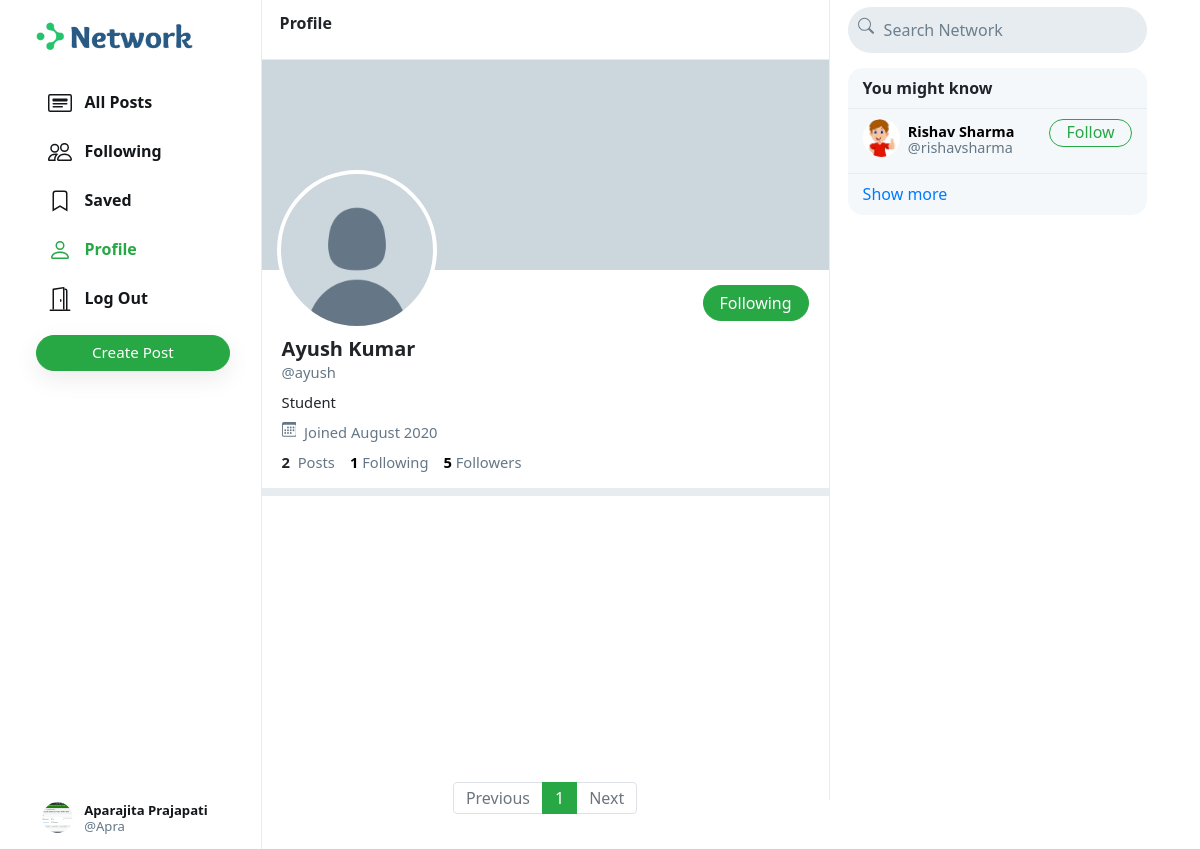
The app's page /ayush (signed in) with its own data.
### network/models.py (models this page shows, shortened)
class User(AbstractUser):
    profile_pic = models.ImageField(upload_to='profile_pic/')
    bio = models.TextField(max_length=160, blank=True, null=True)
    cover = models.ImageField(upload_to='covers/', blank=True)

### network/views.py (the view)
# urls.py: path("<str:username>", views.profile, name='profile'),
def profile(request, username):
    user = User.objects.get(username=username)
    all_posts = Post.objects.filter(creater=user).order_by('-date_created')
    paginator = Paginator(all_posts, 10)
    page_number = request.GET.get('page')
    if page_number == None:
        page_number = 1
    posts = paginator.get_page(page_number)
    followings = []
    suggestions = []
    follower = False
    if request.user.is_authenticated:
        followings = Follower.objects.filter(followers=request.user).values_list('user', flat=True)
        suggestions = User.objects.exclude(pk__in=followings).exclude(username=request.user.username).order_by("?")[:6]
        if request.user in Follower.objects.get(user=user).followers.all():
            follower = True
    follower_count = Follower.objects.get(user=user).followers.all().count()
    following_count = Follower.objects.filter(followers=user).count()
    return render(request, 'network/profile.html', {
        "username": user,
        "posts": posts,
        "posts_count": all_posts.count(),
        "suggestions": suggestions,
        "page": "profile",
        "is_follower": follower,
        "follower_count": follower_count,
        "following_count": following_count
    })

### network/templates/network/profile.html (shortened to what this page needs)
{% extends 'network/index.html' %}
{% load static %}
{% block profile %}
    <div class="profile-view" data-user="{{username.username}}">
        <div class="cover-image" style="background-image: url(/media/{{username.cover}})"></div>
        <div class="profile-image" style="background-image: url(/media/{{username.profile_pic}})"></div>
        <div class="profile-details">
            <div>
                {% if user.username == username.username %}
                    <button class="btn btn-outline-success float-right" id="edit-profile-btn">Edit Profile</button>
                {% elif is_follower %}
                    <button class="btn btn-success float-right" onclick="unfollow_user(this,'{{username.username}}','edit_page')" id="following-btn">Following</button>
                {% else %}
                    <button class="btn btn-outline-success float-right" onclick="follow_user(this,'{{username.username}}','edit_page')" id="follow-btn">Follow</button>
                {% endif %}
            </div>
            <div class="details-data">
                <h5>{{username.first_name}} {{username.last_name}}</h5>
                <div class="grey">@{{username.username}}</div>
                <div class="bio">
                    {% if username.bio is not None %}
                        {{username.bio}}
                    {% endif %}
                </div>
                <div class="grey" style="padding: 8px 0px;">
                    &nbsp;Joined {{username.date_joined | date:"F Y"}}
                </div>
                <div>
                    <strong>
                        {{posts_count}}
                    </strong>
                    &nbsp;<span class="grey">Posts</span>
                    <a href="#">
                        <strong id="following__count">{{following_count | default:0}}</strong>&nbsp;<span class="grey">Following</span>
                    </a>
                    <a href="#">
                        <strong id="follower__count">{{follower_count | default:0}}</strong>&nbsp;<span class="grey">Followers</span>
                    </a>
                </div>
            </div>
        </div>
    </div>
    <div class="space"></div>
{% endblock %}

### network/templates/network/index.html (shortened to what this page needs)
{% extends "network/layout.html" %}
{% load static %}
{% block body %}
    <div class="main-div">
        <div class="left-div">
            <nav class="head heading">
                {% if page == 'all_posts' %}
                    All Posts
                {% elif page == 'following' %}
                    Following
                {% elif page == 'saved' %}
                    Saved
                {% elif page == 'profile' %}
                    Profile
                {% else %}
                    Explore
                {% endif %}
            </nav>
            <div class="left-div-content">
                <div class="posts-view">
                    {% block profile %}
                    {% endblock %}
                    <div class="main-div-content">
                        <nav aria-label="Page navigation example" class="pagination-bar">
                            <ul class="pagination justify-content-center">
                                {% if posts.has_previous %}
                                    <li class="page-item">
                                        <a class="page-link" href="?page={{ posts.previous_page_number | default:1}}" tabindex="-1" aria-disabled="true">Previous</a>
                                    </li>
                                {% else %}
                                    <li class="page-item disabled">
                                        <a class="page-link" href="" tabindex="-1" aria-disabled="true">Previous</a>
                                    </li>
                                {% endif %}
                                {% for each in posts.paginator.page_range %}
                                    {% if each == posts.number %}
                                        <li class="page-item active"><a class="page-link" href="?page={{each}}">{{each}}</a></li>
                                    {% else %}
                                        <li class="page-item"><a class="page-link" href="?page={{each}}">{{each}}</a></li>
                                    {% endif %}
                                {% endfor %}
                                {% if posts.has_next %}
                                    <li class="page-item">
                                        <a class="page-link" href="?page={{ posts.next_page_number }}">Next</a>
                                    </li>
                                {% else %}
                                    <li class="page-item disabled">
                                        <a class="page-link" href="">Next</a>
                                    </li>
                                {% endif %}
                            </ul>
                          </nav>
                    </div>
                </div>
            </div>
        </div>
    </div>
{% endblock %}

### network/templates/network/layout.html (shortened to what this page needs)
{% load static %}
<!DOCTYPE html>
<html lang="en">
    <head>
        <link rel="stylesheet" href="https://stackpath.bootstrapcdn.com/bootstrap/4.4.1/css/bootstrap.min.css">
        <link href="{% static 'network/styles.css' %}" rel="stylesheet">
    </head>
    <body>
        <div class="body" data-page="{{page}}">
            <div class="sidenav">
                <a href="{% url 'index' %}" class="navbar-brand">
                    <img src="{% static 'network/Images/logo.png' %}" height="31px">
                </a>
                <div style="height: 100%;">
                    <div>
                        <div>
                            <ul>
                                <li class="nav-item" id="all_posts">
                                <a href="{% url 'index' %}" class="nav-link">
                                    <div>
                                        &nbsp;&nbsp;All Posts
                                    </div>
                                </a>
                                </li>
                                {% if user.is_authenticated %}
                                    <li class="nav-item" id="following">
                                        <a href="{% url 'following' %}" class="nav-link">
                                            <div>
                                                &nbsp;&nbsp;Following
                                            </div>
                                        </a>
                                    </li>
                                    <li class="nav-item" id="saved">
                                        <a href="{% url 'saved' %}" class="nav-link">
                                            <div>
                                                <svg width="1.5em" height="1.5em" viewBox="0 0 16 16" class="bi bi-bookmark" fill="currentColor" xmlns="http://www.w3.org/2000/svg">
                                                    <path fill-rule="evenodd" d="M8 12l5 3V3a2 2 0 0 0-2-2H5a2 2 0 0 0-2 2v12l5-3zm-4 1.234l4-2.4 4 2.4V3a1 1 0 0 0-1-1H5a1 1 0 0 0-1 1v10.234z"/>
                                                  </svg>
                                                &nbsp;&nbsp;Saved
                                            </div>
                                        </a>
                                    </li>
                                    <li class="nav-item" id="profile">
                                        <a href="{% url 'profile' user.username %}" class="nav-link">
                                            <div>
                                                &nbsp;&nbsp;Profile
                                            </div>
                                        </a>
                                    </li>
                                    <li class="nav-item" id="logout">
                                        <a href="{% url 'logout' %}" class="nav-link">
                                            <div>
                                                &nbsp;&nbsp;Log Out
                                            </div>
                                        </a>
                                    </li>
                                {% endif %}
                            </ul>
                        </div>
                        {% if user.is_authenticated %}
                            <button id="popup-btn" class="btn btn-success new-post-btn" onclick="createpost()">Create Post</button>
                        {% endif %}
                    </div>
                    <div style="position: absolute; bottom: 10px;">
                        {% if user.is_authenticated %}
                            <li class="nav-item sidenav-user">
                                <a href="{% url 'profile' user.username %}" class="nav-link">
                                    <div class="user_account">
                                        <div class="small-profilepic" style="float: left; background-image: url(/media/{{user.profile_pic}})"></div>
                                        <div style="height: 2.7vw; margin: auto;">
                                            <div style="margin-top: 4px;"><strong>{{user.first_name}} {{user.last_name}}</strong></div>
                                            <div class="grey" style="margin-top: 4px;">@{{ user.username }}</div>
                                        </div>
                                    </div>
                                </a>
                            </li>
                        {% endif %}
                    </div>
                </div>
            </div>
            {% block body %}
            {% endblock %}
            <div class="right-div">
                <nav class="head">
                    <form action="#">
                        <div class="search-div">
                            <div>
                            </div>
                            <input type="text" name="query" id="search-box" placeholder="Search Network">
                        </div>
                    </form>
                </nav>
                <div class='right-div-content'>
                    <div class="space" style="background-color: white;"></div>
                    {% if user.is_authenticated %}
                        <div class="suggestion-box">
                            <div class="suggestion-header">
                                You might know
                            </div>
                            {% for suggestion in suggestions %}
                                <div class="suggestion-user">
                                    <div>
                                        <a href="{% url 'profile' suggestion.username %}">
                                            <div class="small-profilepic" style="background-image: url(/media/{{suggestion.profile_pic}})"></div>
                                        </a>
                                    </div>
                                    <div class="user-details">
                                        <a href="{% url 'profile' suggestion.username %}">
                                            <div id="user-name">
                                                <strong>
                                                    {{suggestion.first_name}} {{suggestion.last_name}}
                                                </strong>
                                            </div>
                                            <div class="grey">@{{suggestion.username}}</div>
                                        </a>
                                    </div>
                                    <div>
                                        <button class="btn btn-outline-success" type="button" onclick="follow_user(this,'{{suggestion.username}}','suggestion')">Follow</button>
                                    </div>
                                </div>
                            {% empty %}
                                    <div style="text-align: center; border-bottom: .5px solid #e6ecf0; padding: 10px 15px;">
                                        <span class="grey" style="font-size: .9em;">No suggestions available.</span>
                                    </div>
                            {% endfor %}
                            <div class="suggestion-footer">
                                <a href="#">Show more</a>
                            </div>
                        </div>
                    {% endif %}
                </div>
            </div>
        </div>
    </body>
</html>

### records on screen
User: profile_pic (picture), first_name "Aparajita", last_name "Prajapati", username "Apra"
User: profile_pic (placeholder picture), first_name "Ayush", last_name "Kumar", username "ayush", bio "Student", date_joined "August 2020"
User: profile_pic (picture), first_name "Rishav", last_name "Sharma", username "rishavsharma"

### other values on screen
{{ posts_count }} "2"
{{ following_count | default:0 }} "1"
{{ follower_count | default:0 }} "5"
{{ each }} "1"
